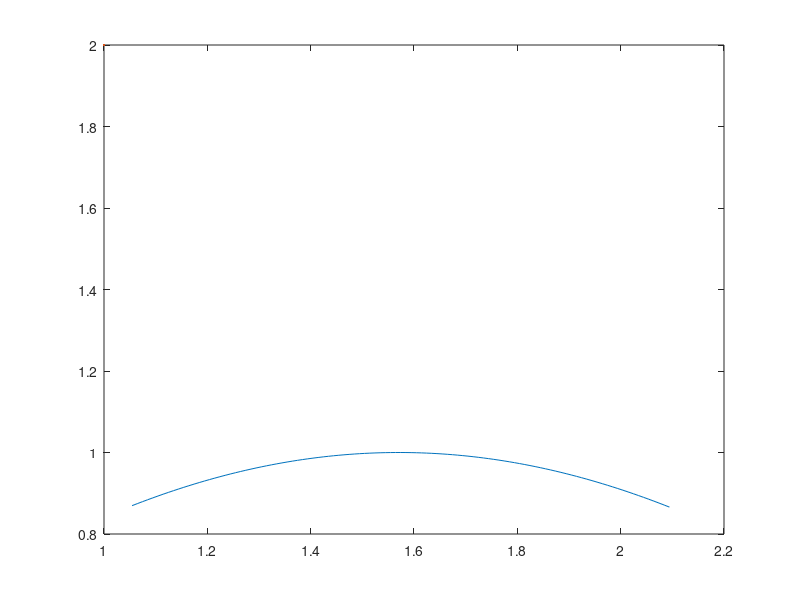

Write MATLAB code to recreate this figure. (Note: this script raises an error after producing the figure.)
clear,clc,close all
ths = 2*pi/3:-0.01:pi/3;
L = 1;
m = 1;
g = 9.81;
thd0 = -1;
x = @(th) L.*cos(th);
y = @(th) L.*sin(th);
figure
plot(ths,y(ths),LineWidth=2)
xlabel("$\theta$",Interpreter="latex")
ylabel("$y\;(m)$",Interpreter="latex")
set(gca,"LineWidth",2,"FontSize",15,"XDir","reverse")
xticks(pi/3:pi/3:2*pi/3)
xticklabels(["π/3","2π/3"])
ylim([0,1.2])
figure
plot(ths,-m*L.*sin(ths)+m*g,LineWidth=2)
xlabel("$\theta$",Interpreter="latex")
ylabel("$N_y\;(N)$",Interpreter="latex")
set(gca,"LineWidth",2,"FontSize",15,"XDir","reverse")
xticks(pi/3:pi/3:2*pi/3)
xticklabels(["π/3","2π/3"])
figure
hold on

ts = 0:0.001:(-1+sqrt(1+2*pi/3));
thdd = -1;
thd = -1-ts;
th = 2*pi/3-ts-ts.^2./2;
Ny = m*L*(thdd.*cos(th)-thd.^2.*sin(th))+m*g;

plot(th,Ny,LineWidth=2)
xlabel("$\theta$",Interpreter="latex")
ylabel("$N_y\;(N)$",Interpreter="latex")
set(gca,"LineWidth",2,"FontSize",15,"XDir","reverse","Box","on")
xticks(pi/3:pi/3:2*pi/3)
xticklabels(["π/3","2π/3"])